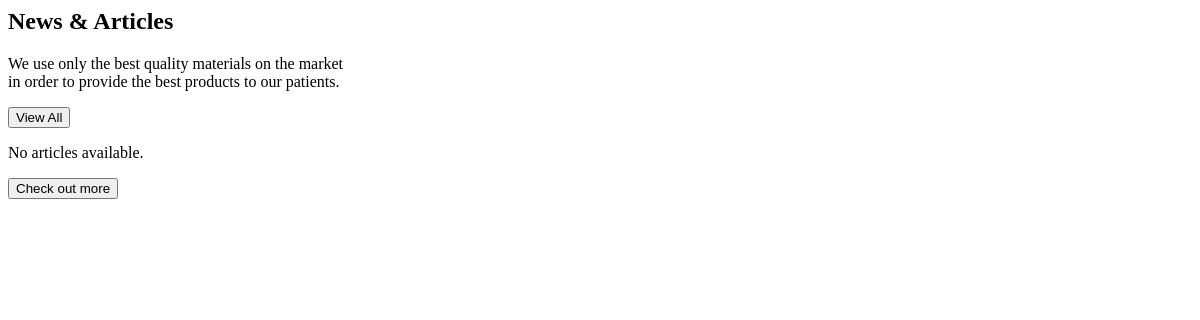
The page /articles/ on the database as committed earlier.
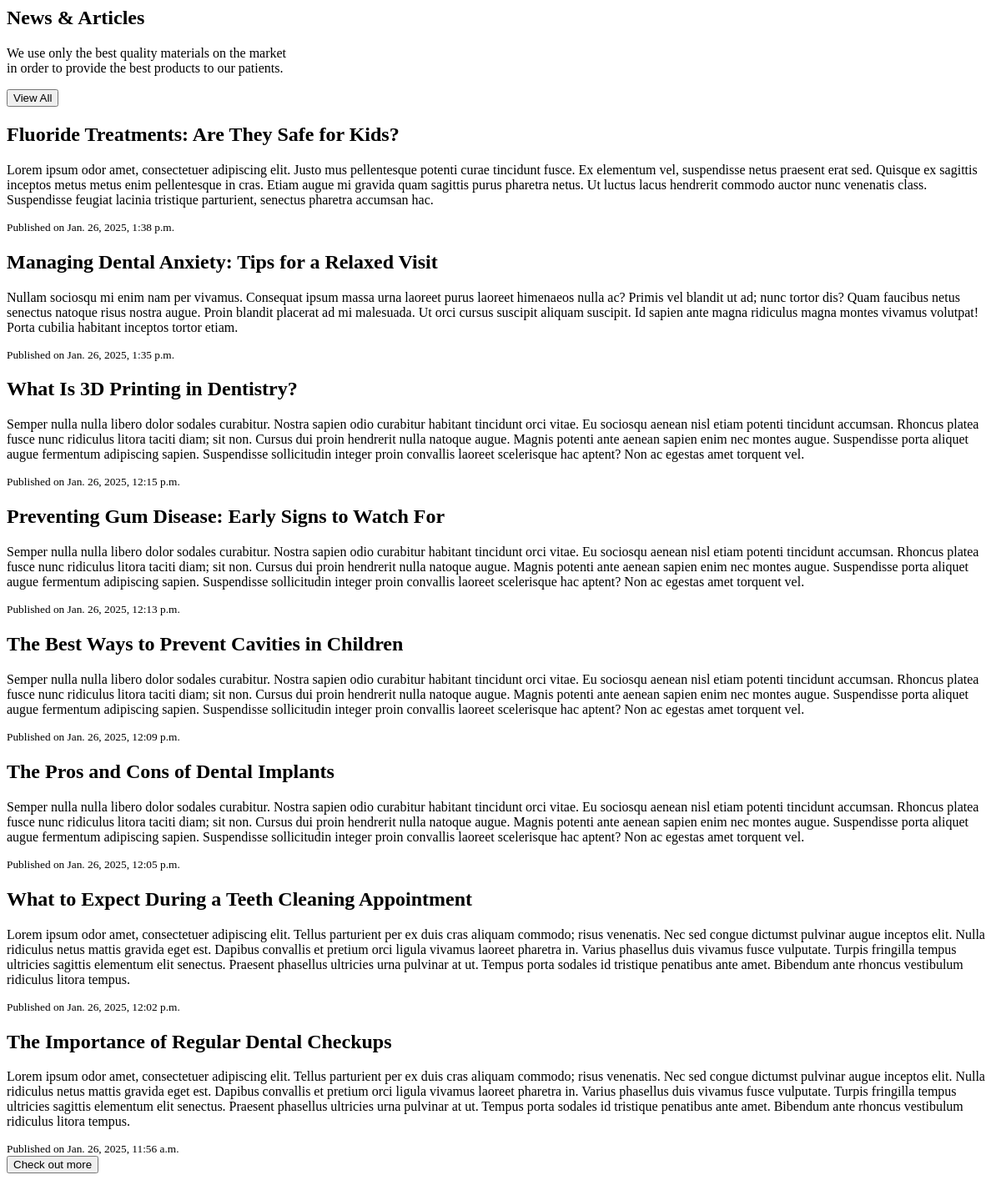
The same page on the database as committed later.
### home/models.py (models this page shows, shortened)
class Article(models.Model):
    title = models.CharField(max_length=200)
    content = models.TextField()
    author = models.ForeignKey(User, on_delete=models.CASCADE)
    created_at = models.DateTimeField(auto_now_add=True)
    category = models.ForeignKey(Category, on_delete=models.CASCADE, blank=True, null=True)
    tags = models.ManyToManyField(Tag, blank=True)
    slug = models.SlugField(max_length=255, unique=True, blank=True, null=False)
    featured_image = models.ImageField(
        upload_to="featured_images/",
        default="featured_images/default_image.jpg",
        validators=[FileExtensionValidator(["png", "jpg", "jpeg", "gif"])],
    )
    class Meta:
        ordering = ["-id"]

### home/views.py (the view)
# urls.py: path("articles/", views.articles, name="articles"),
def articles(request):
    articles = Article.objects.all()[:10]
    return render(request, "partials/article_list.html", {"articles": articles})

### home/templates/partials/article_list.html
{% load static %}
<section
  class="lg:mx-16 mx-0 lg:my-12 sm:my-8 my-3 bg-primary rounded-xl py-14"
>
  <div class="container mx-auto sm:px-8 px-6 xl:gap-0 gap-8">
    <div class="flex justify-between">
      <div>
        <c-gHeadline>
          <h2
            class="font-bold sm:text-4xl text-3xl text-dark capitalize sm:leading-snug leading-10 mb-3"
          >
            News & <span class="text-secondary">Articles</span>
          </h2>
        </c-gHeadline>
        <p class="font-normal text-lg text-primaryGray mb-4">
          We use only the best quality materials on the market <br />
          in order to provide the best products to our patients.
        </p>
      </div>
      <div>
        <button
          class="bg-secondary text-dark font-semibold text-base px-4 py-3 rounded-lg"
        >
          View All
        </button>
      </div>
    </div>
    <div>
      {% for article in articles %}
      <div>
        <h2>{{ article.title }}</h2>
        <p>{{ article.content }}</p>
        <small>Published on {{ article.created_at }}</small>
      </div>
      {% empty %}
      <p>No articles available.</p>
      {% endfor %}
    </div>
    <div>
      <button
        class="bg-secondary text-dark font-semibold text-base px-4 py-3 rounded-lg"
      >
        Check out more
      </button>
    </div>
  </div>
</section>

Rows that differ between the two databases and show on the page:
added Article: title "Fluoride Treatments: Are They Safe for Kids?", content "Lorem ipsum odor amet, consectetuer adipiscing elit. Justo mus pellentesque potenti curae tincidunt fusce. Ex elementum vel, suspendisse netus praesent erat sed. Quisque ex sagittis inceptos metus metus enim pellentesque in cras. Etiam augue mi gravida quam sagittis purus pharetra netus. Ut luctus lacus hendrerit commodo auctor nunc venenatis class. Suspendisse feugiat lacinia tristique parturient, senectus pharetra accumsan hac.", created_at "Jan. 26, 2025, 1:38 p.m."
added Article: title "Managing Dental Anxiety: Tips for a Relaxed Visit", content "Nullam sociosqu mi enim nam per vivamus. Consequat ipsum massa urna laoreet purus laoreet himenaeos nulla ac? Primis vel blandit ut ad; nunc tortor dis? Quam faucibus netus senectus natoque risus nostra augue. Proin blandit placerat ad mi malesuada. Ut orci cursus suscipit aliquam suscipit. Id sapien ante magna ridiculus magna montes vivamus volutpat! Porta cubilia habitant inceptos tortor etiam.", created_at "Jan. 26, 2025, 1:35 p.m."
added Article: title "What Is 3D Printing in Dentistry?", content "Semper nulla nulla libero dolor sodales curabitur. Nostra sapien odio curabitur habitant tincidunt orci vitae. Eu sociosqu aenean nisl etiam potenti tincidunt accumsan. Rhoncus platea fusce nunc ridiculus litora taciti diam; sit non. Cursus dui proin hendrerit nulla natoque augue. Magnis potenti ante aenean sapien enim nec montes augue. Suspendisse porta aliquet augue fermentum adipiscing sapien. Suspendisse sollicitudin integer proin convallis laoreet scelerisque hac aptent? Non ac egestas amet torquent vel.", created_at "Jan. 26, 2025, 12:15 p.m."
added Article: title "Preventing Gum Disease: Early Signs to Watch For", content "Semper nulla nulla libero dolor sodales curabitur. Nostra sapien odio curabitur habitant tincidunt orci vitae. Eu sociosqu aenean nisl etiam potenti tincidunt accumsan. Rhoncus platea fusce nunc ridiculus litora taciti diam; sit non. Cursus dui proin hendrerit nulla natoque augue. Magnis potenti ante aenean sapien enim nec montes augue. Suspendisse porta aliquet augue fermentum adipiscing sapien. Suspendisse sollicitudin integer proin convallis laoreet scelerisque hac aptent? Non ac egestas amet torquent vel.", created_at "Jan. 26, 2025, 12:13 p.m."
added Article: title "The Best Ways to Prevent Cavities in Children", content "Semper nulla nulla libero dolor sodales curabitur. Nostra sapien odio curabitur habitant tincidunt orci vitae. Eu sociosqu aenean nisl etiam potenti tincidunt accumsan. Rhoncus platea fusce nunc ridiculus litora taciti diam; sit non. Cursus dui proin hendrerit nulla natoque augue. Magnis potenti ante aenean sapien enim nec montes augue. Suspendisse porta aliquet augue fermentum adipiscing sapien. Suspendisse sollicitudin integer proin convallis laoreet scelerisque hac aptent? Non ac egestas amet torquent vel.", created_at "Jan. 26, 2025, 12:09 p.m."
added Article: title "The Pros and Cons of Dental Implants", content "Semper nulla nulla libero dolor sodales curabitur. Nostra sapien odio curabitur habitant tincidunt orci vitae. Eu sociosqu aenean nisl etiam potenti tincidunt accumsan. Rhoncus platea fusce nunc ridiculus litora taciti diam; sit non. Cursus dui proin hendrerit nulla natoque augue. Magnis potenti ante aenean sapien enim nec montes augue. Suspendisse porta aliquet augue fermentum adipiscing sapien. Suspendisse sollicitudin integer proin convallis laoreet scelerisque hac aptent? Non ac egestas amet torquent vel.", created_at "Jan. 26, 2025, 12:05 p.m."
added Article: title "What to Expect During a Teeth Cleaning Appointment", content "Lorem ipsum odor amet, consectetuer adipiscing elit. Tellus parturient per ex duis cras aliquam commodo; risus venenatis. Nec sed congue dictumst pulvinar augue inceptos elit. Nulla ridiculus netus mattis gravida eget est. Dapibus convallis et pretium orci ligula vivamus laoreet pharetra in. Varius phasellus duis vivamus fusce vulputate. Turpis fringilla tempus ultricies sagittis elementum elit senectus. Praesent phasellus ultricies urna pulvinar at ut. Tempus porta sodales id tristique penatibus ante amet. Bibendum ante rhoncus vestibulum ridiculus litora tempus.", created_at "Jan. 26, 2025, 12:02 p.m."
added Article: title "The Importance of Regular Dental Checkups", content "Lorem ipsum odor amet, consectetuer adipiscing elit. Tellus parturient per ex duis cras aliquam commodo; risus venenatis. Nec sed congue dictumst pulvinar augue inceptos elit. Nulla ridiculus netus mattis gravida eget est. Dapibus convallis et pretium orci ligula vivamus laoreet pharetra in. Varius phasellus duis vivamus fusce vulputate. Turpis fringilla tempus ultricies sagittis elementum elit senectus. Praesent phasellus ultricies urna pulvinar at ut. Tempus porta sodales id tristique penatibus ante amet. Bibendum ante rhoncus vestibulum ridiculus litora tempus.", created_at "Jan. 26, 2025, 11:56 a.m."
Other text that changed with them:
text no longer shown: "No articles available."
